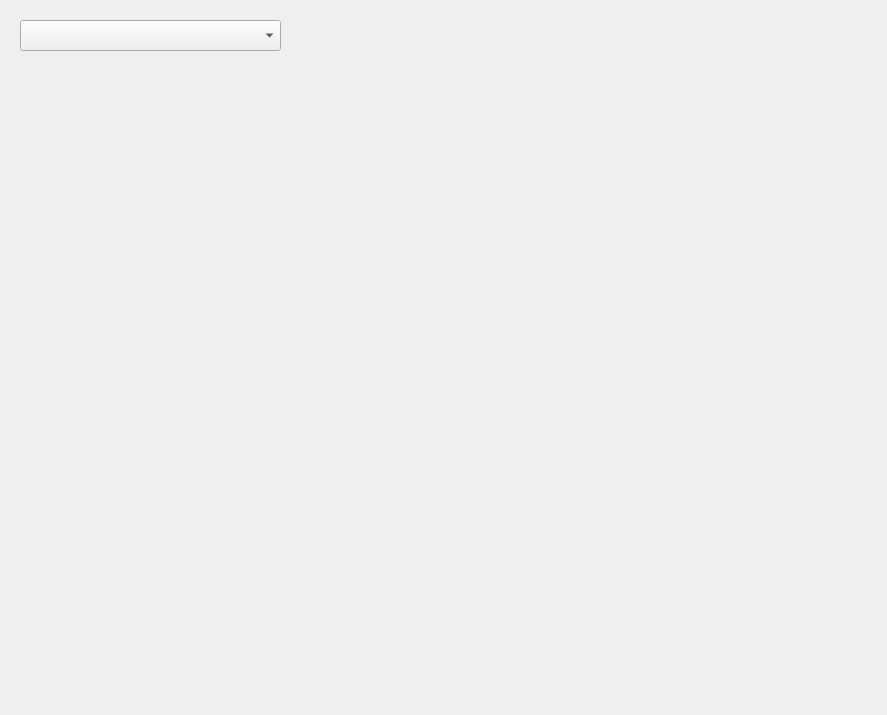
<?xml version="1.0" encoding="UTF-8"?>
<ui version="4.0">
 <class>widget</class>
 <widget class="QWidget" name="widget">
  <property name="geometry">
   <rect>
    <x>0</x>
    <y>0</y>
    <width>887</width>
    <height>715</height>
   </rect>
  </property>
  <property name="baseSize">
   <size>
    <width>200</width>
    <height>200</height>
   </size>
  </property>
  <property name="windowTitle">
   <string>MainWindows</string>
  </property>
  <widget class="QComboBox" name="conditionComboBox">
   <property name="geometry">
    <rect>
     <x>20</x>
     <y>20</y>
     <width>261</width>
     <height>31</height>
    </rect>
   </property>
  </widget>
 </widget>
 <resources/>
 <connections/>
</ui>
